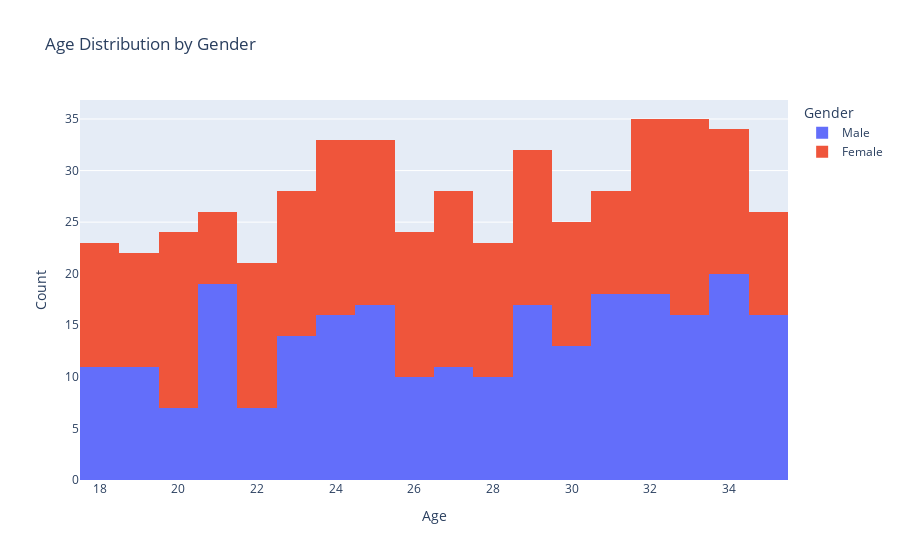

The notebook cell saved with this chart:
### Code cell
# age distribution

fig = px.histogram(data, 
                   x = 'Age',
                   color = 'Gender',
                   nbins = 20,
                   title = "Age Distribution by Gender")
fig.update_layout(xaxis_title = 'Age',
                  yaxis_title = 'Count')
fig.show()

### Figure 1 — Plotly figure (JSON) as saved in the notebook; plotly's stock layout.template omitted (floating-point values rounded to 4 significant figures; data arrays with more than 128 entries replaced by an {"elided": "..."} marker saying what was removed)
{"data": [{"alignmentgroup": "True", "bingroup": "x", "hovertemplate": "Gender=Male<br>Age=%{x}<br>count=%{y}<extra></extra>", "legendgroup": "Male", "marker": {"color": "#636efa", "pattern": {"shape": ""}}, "name": "Male", "nbinsx": 20, "offsetgroup": "Male", "orientation": "v", "showlegend": true, "type": "histogram", "x": {"elided": "251 int values"}, "xaxis": "x", "yaxis": "y"}, {"alignmentgroup": "True", "bingroup": "x", "hovertemplate": "Gender=Female<br>Age=%{x}<br>count=%{y}<extra></extra>", "legendgroup": "Female", "marker": {"color": "#EF553B", "pattern": {"shape": ""}}, "name": "Female", "nbinsx": 20, "offsetgroup": "Female", "orientation": "v", "showlegend": true, "type": "histogram", "x": {"elided": "249 int values"}, "xaxis": "x", "yaxis": "y"}], "layout": {"barmode": "relative", "legend": {"title": {"text": "Gender"}, "tracegroupgap": 0}, "title": {"text": "Age Distribution by Gender"}, "xaxis": {"anchor": "y", "domain": [0, 1], "title": {"text": "Age"}}, "yaxis": {"anchor": "x", "domain": [0, 1], "title": {"text": "Count"}}}}
